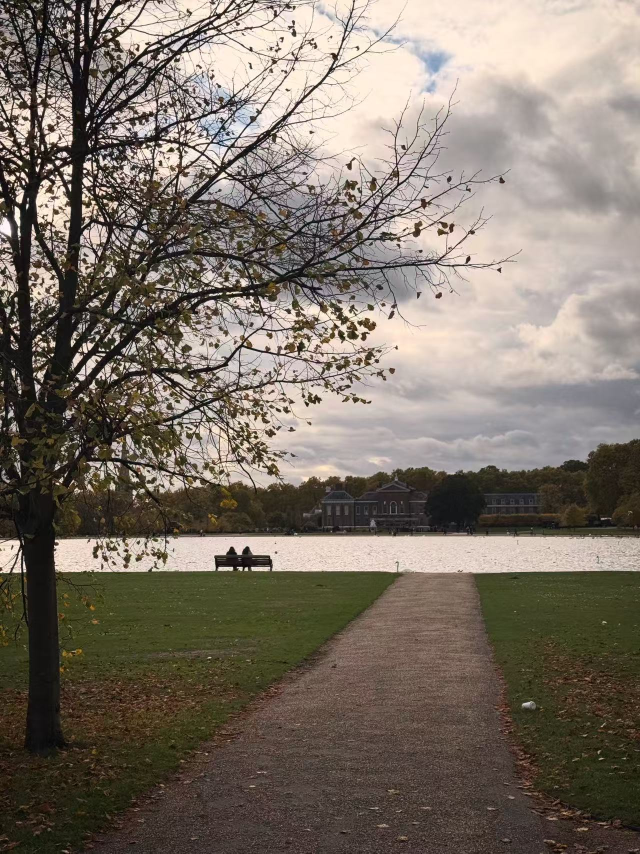
#> input picture Artificial Intelligence/Frameworks and Libraries/OpenCV/images/image.jpg, 1280 x 1707 px (shown at 1/2 size)
$ python EdgeDetection.py   (older library calls are emulated)
#> lines starting #> are read from the running program, lines starting #| are printed output that depends on the picture
import cv2
import numpy as np
from matplotlib import pyplot as plt

try:
    image = cv2.imread('images/image.jpg', cv2.IMREAD_GRAYSCALE)
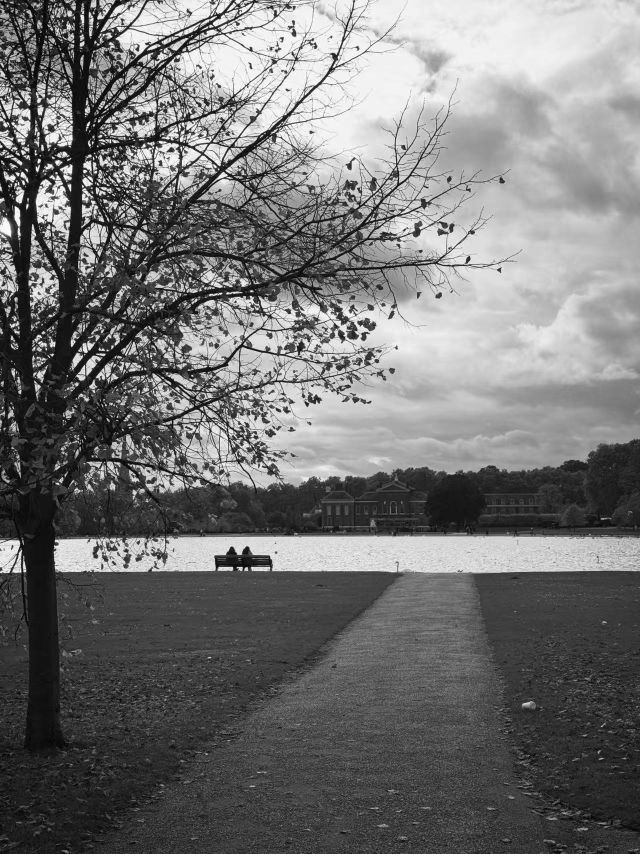
#> image: shape (1707, 1280) (shown at 1/2 size); min 0, max 255, mean 116.2
    if image is None:
        raise FileNotFoundError

except FileNotFoundError:
    print("未找到图像，创建测试图像")
    image = np.zeros((300, 400), dtype=np.uint8)
    cv2.rectangle(image, (50, 50), (150, 150), 255, -1)
    cv2.circle(image, (250, 150), 60, 128, -1)

def display_image(title,img):
    plt.imshow(img,cmap='gray')
    plt.title(title)
    plt.xticks([]), plt.yticks([])
    plt.show()

display_image("Original Image", image)

# 1.Sobel
sobel_x = cv2.Sobel(image, cv2.CV_64F, 1, 0, ksize=5)
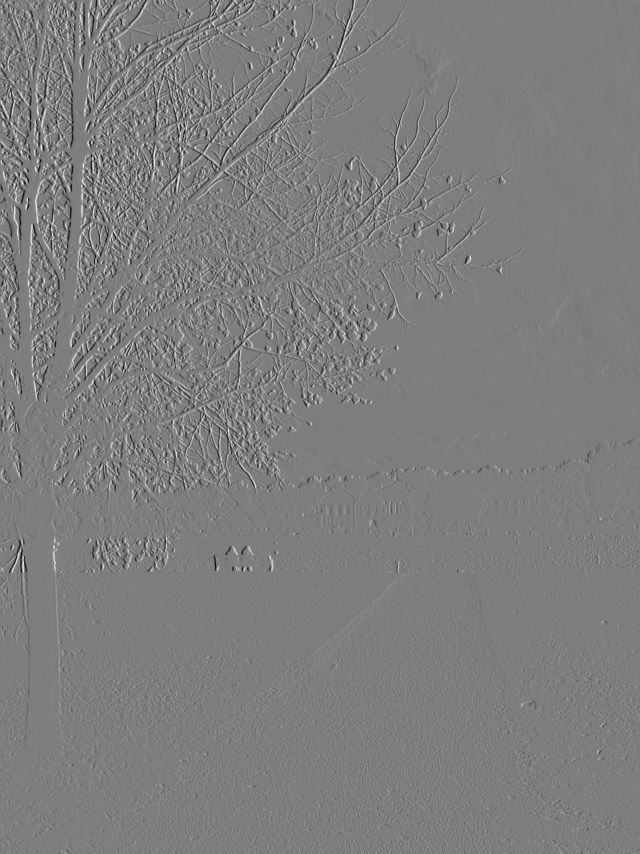
#> sobel_x: shape (1707, 1280) float64 (shown at 1/2 size); min -10184, max 10429, mean 4; drawn with min black and max white
sobel_y = cv2.Sobel(image, cv2.CV_64F, 0, 1, ksize=5)
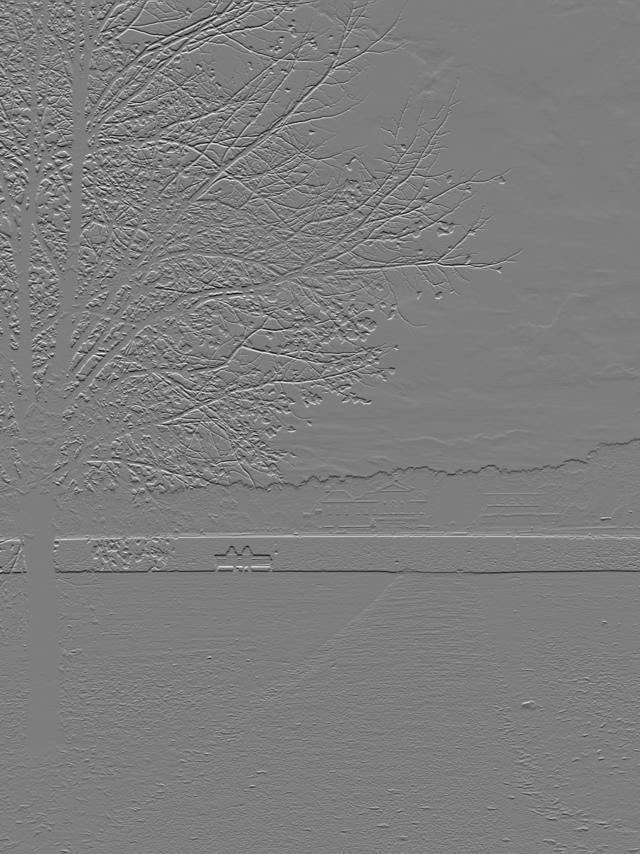
#> sobel_y: shape (1707, 1280) float64 (shown at 1/2 size); min -10103, max 10352, mean -9.7; drawn with min black and max white

sobel_combined = cv2.magnitude(sobel_x, sobel_y)
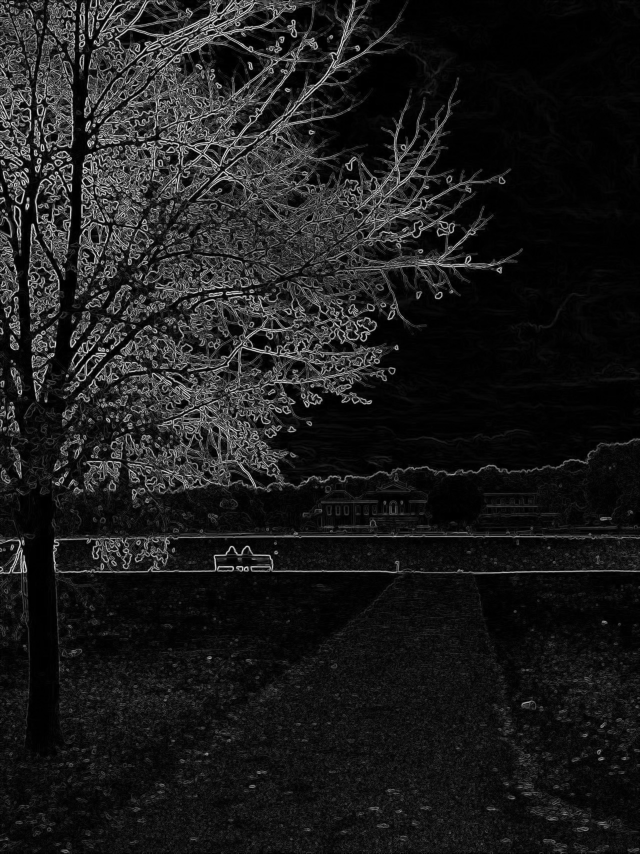
#> sobel_combined: shape (1707, 1280) float64 (shown at 1/2 size); min 0, max 10453.5, mean 1151.1; drawn with min black and max white
sobel_combined = np.uint8(sobel_combined)
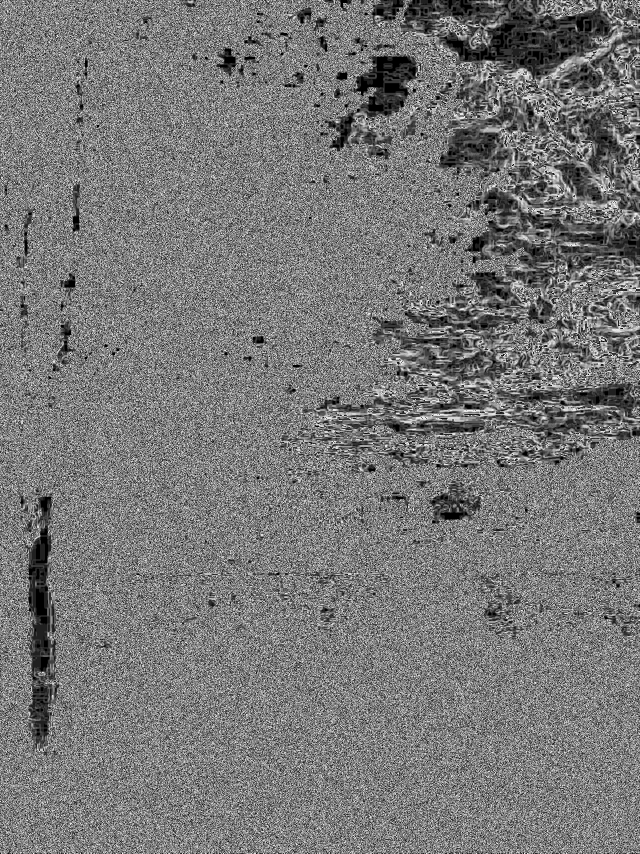
#> sobel_combined: shape (1707, 1280) (shown at 1/2 size); min 0, max 255, mean 119.9

# display_image("Sobel Edge Detection", sobel_combined)

# 2.Laplacian
laplacian = cv2.Laplacian(image,cv2.CV_64F)
laplacian = np.uint8(np.absolute(laplacian))
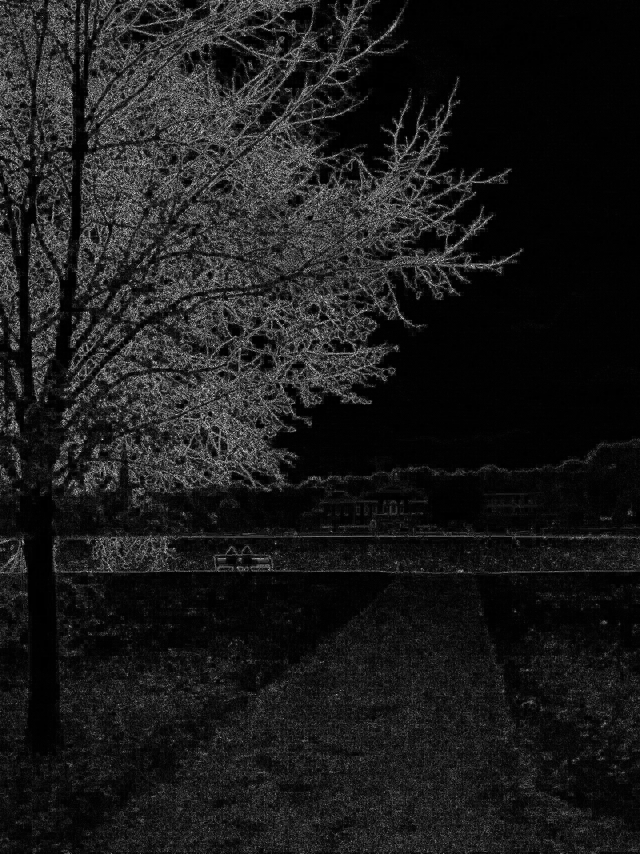
#> laplacian: shape (1707, 1280) (shown at 1/2 size); min 0, max 255, mean 27

# display_image("Laplacian Edge Detection", laplacian)

# 3.Canny
canny_edges = cv2.Canny(image, 100, 200)
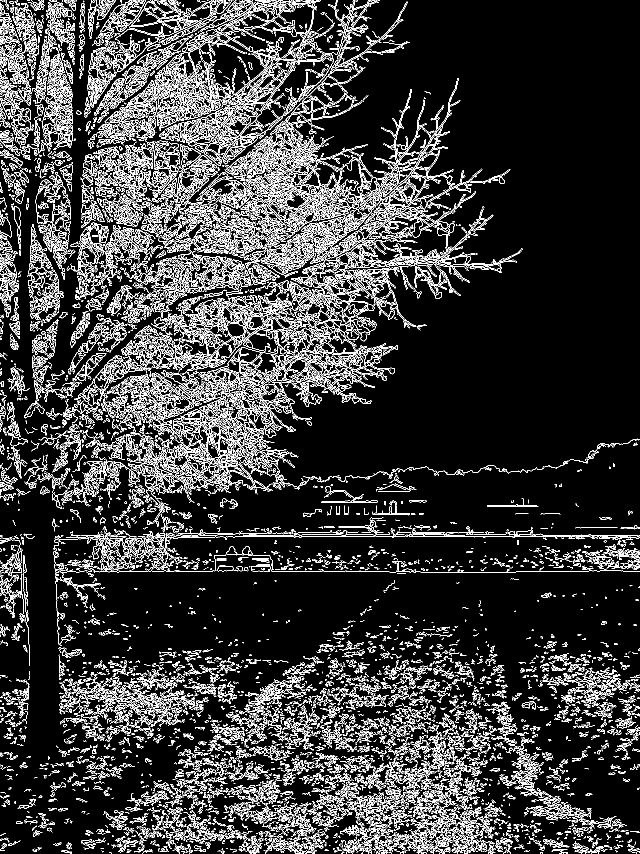
#> canny_edges: shape (1707, 1280) (shown at 1/2 size); 13.7% white in thin lines or dots
display_image("Canny Edge Detection", canny_edges)

$ run again, with Artificial Intelligence/Frameworks and Libraries/OpenCV/images/template.jpg copied over Artificial Intelligence/Frameworks and Libraries/OpenCV/images/image.jpg
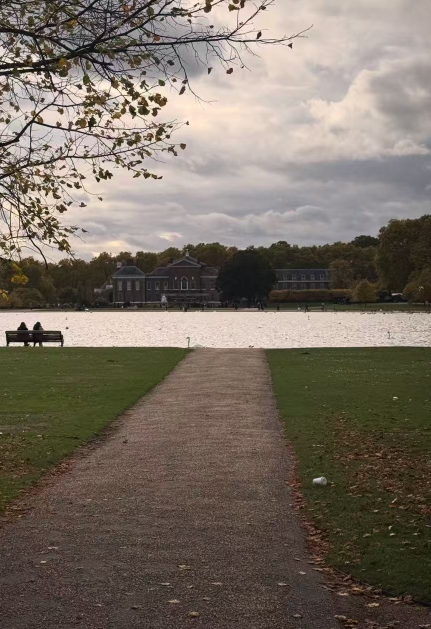
#> input picture Artificial Intelligence/Frameworks and Libraries/OpenCV/images/template.jpg, 862 x 1258 px (shown at 1/2 size)
#> `sobel_combined = np.uint8(sobel_combined)`:
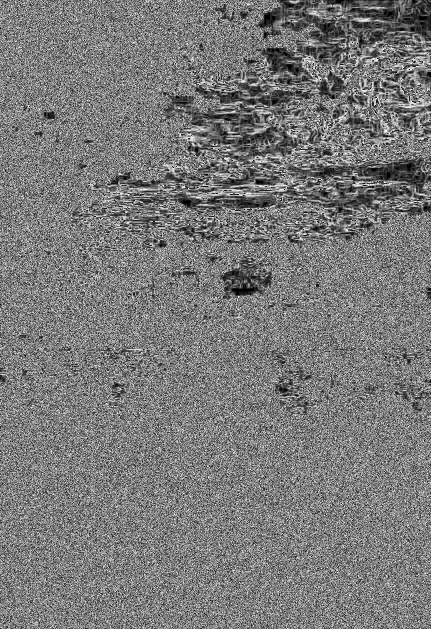
#> sobel_combined: shape (1258, 862) (shown at 1/2 size); min 0, max 255, mean 121.8
#> `canny_edges = cv2.Canny(image, 100, 200)`:
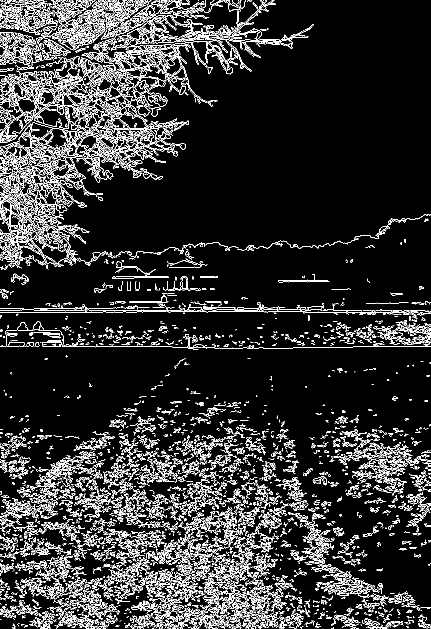
#> canny_edges: shape (1258, 862) (shown at 1/2 size); 11.7% white in thin lines or dots

$ run again, with Artificial Intelligence/Frameworks and Libraries/OpenCV/images/boat1.png saved as Artificial Intelligence/Frameworks and Libraries/OpenCV/images/image.jpg
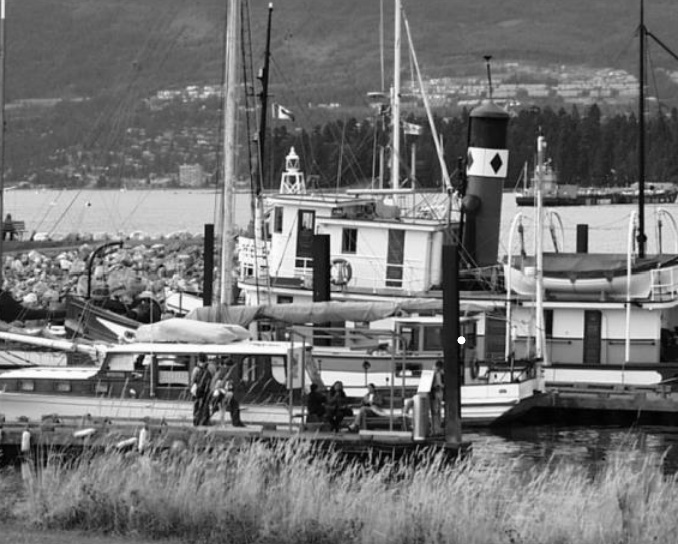
#> input picture Artificial Intelligence/Frameworks and Libraries/OpenCV/images/boat1.png, 678 x 544 px
#> image is the input picture: shape (544, 678); min 0, max 255, mean 115.4
#> `sobel_combined = np.uint8(sobel_combined)`:
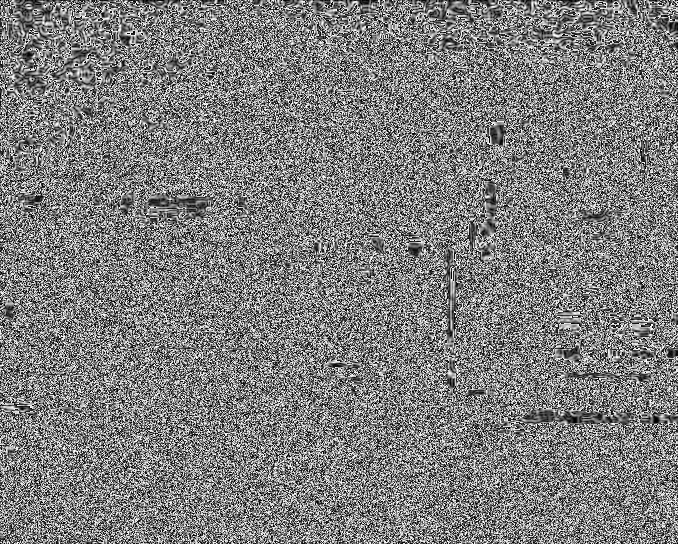
#> sobel_combined: shape (544, 678); min 0, max 255, mean 126.2
#> `canny_edges = cv2.Canny(image, 100, 200)`:
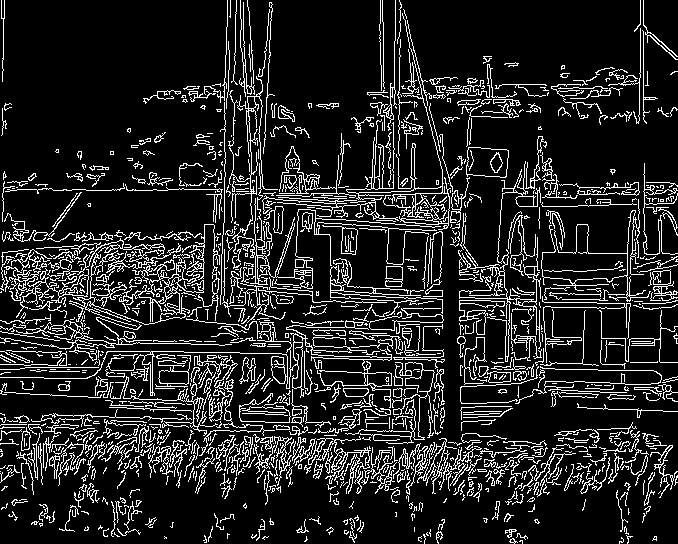
#> canny_edges: shape (544, 678); 14% white in thin lines or dots

$ run again, with Artificial Intelligence/Frameworks and Libraries/OpenCV/images/boat2.png saved as Artificial Intelligence/Frameworks and Libraries/OpenCV/images/image.jpg
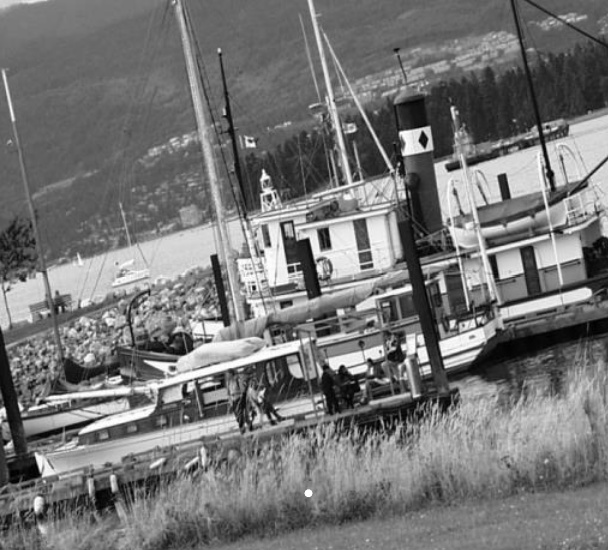
#> input picture Artificial Intelligence/Frameworks and Libraries/OpenCV/images/boat2.png, 608 x 550 px
#> image is the input picture: shape (550, 608); min 0, max 255, mean 117.2
#> `canny_edges = cv2.Canny(image, 100, 200)`:
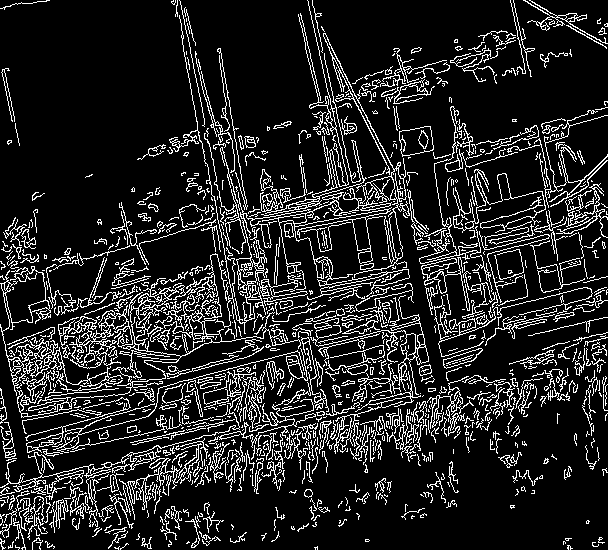
#> canny_edges: shape (550, 608); 14.2% white in thin lines or dots
